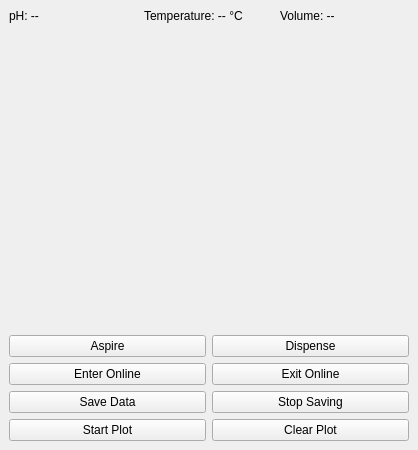
<?xml version="1.0" encoding="UTF-8"?>
<ui version="4.0">
 <class>MainWindow</class>
 <widget class="QMainWindow" name="MainWindow">
  <property name="windowTitle">
   <string>Titration UI</string>
  </property>
  <widget class="QWidget" name="centralwidget">
   <layout class="QVBoxLayout" name="verticalLayout">
    <item>
     <layout class="QHBoxLayout" name="topLayout">
      <item><widget class="QLabel" name="lblPH"><property name="text"><string>pH: --</string></property></widget></item>
      <item><widget class="QLabel" name="lblTemp"><property name="text"><string>Temperature: -- °C</string></property></widget></item>
      <item><widget class="QLabel" name="lblVol"><property name="text"><string>Volume: --</string></property></widget></item>
     </layout>
    </item>
    <item>
     <widget class="QWidget" name="plotContainer">
      <property name="minimumSize"><size><width>400</width><height>300</height></size></property>
      <layout class="QVBoxLayout" name="plotLayout"/>
     </widget>
    </item>
    <item>
     <layout class="QGridLayout" name="btnGrid">
      <item row="0" column="0"><widget class="QPushButton" name="btnAspire"><property name="text"><string>Aspire</string></property></widget></item>
      <item row="0" column="1"><widget class="QPushButton" name="btnDispense"><property name="text"><string>Dispense</string></property></widget></item>
      <item row="1" column="0"><widget class="QPushButton" name="btnEnterOnline"><property name="text"><string>Enter Online</string></property></widget></item>
      <item row="1" column="1"><widget class="QPushButton" name="btnExitOnline"><property name="text"><string>Exit Online</string></property></widget></item>
      <item row="2" column="0"><widget class="QPushButton" name="btnStartLogging"><property name="text"><string>Save Data</string></property></widget></item>
      <item row="2" column="1"><widget class="QPushButton" name="btnStopLogging"><property name="text"><string>Stop Saving</string></property></widget></item>
      <item row="3" column="0"><widget class="QPushButton" name="btnStartPlot"><property name="text"><string>Start Plot</string></property></widget></item>
      <item row="3" column="1"><widget class="QPushButton" name="btnClearPlot"><property name="text"><string>Clear Plot</string></property></widget></item>
     </layout>
    </item>
   </layout>
  </widget>
 </widget>
 <resources/>
 <connections/>
</ui>
